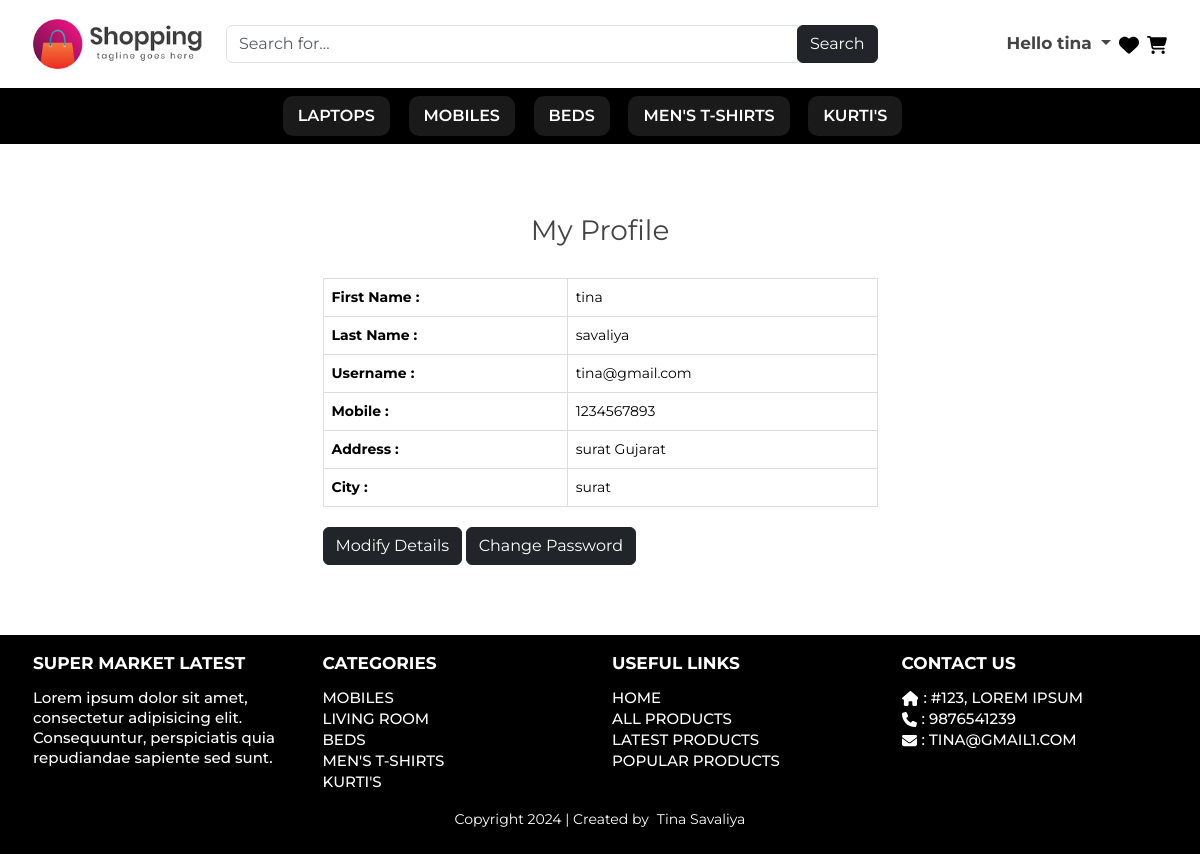
/user_profile.php (signed in), run on the app's committed database.
### tables this page shows
CREATE TABLE IF NOT EXISTS `options` (
  `s_no` int NOT NULL AUTO_INCREMENT,
  `site_name` varchar(100) NOT NULL,
  `site_title` varchar(100) DEFAULT NULL,
  `site_logo` varchar(100) NOT NULL,
  `site_desc` varchar(255) DEFAULT NULL,
  `footer_text` varchar(100) NOT NULL,
  `currency_format` varchar(20) NOT NULL,
  `contact_phone` varchar(15) DEFAULT NULL,
  `contact_email` varchar(100) DEFAULT NULL,
  `contact_address` varchar(255) DEFAULT NULL,
  PRIMARY KEY (`s_no`)
);

CREATE TABLE IF NOT EXISTS `sub_categories` (
  `sub_cat_id` int NOT NULL AUTO_INCREMENT,
  `sub_cat_title` varchar(100) NOT NULL,
  `cat_parent` int NOT NULL,
  `cat_products` int NOT NULL DEFAULT '0',
  `show_in_header` tinyint NOT NULL DEFAULT '1',
  `show_in_footer` tinyint NOT NULL DEFAULT '1',
  PRIMARY KEY (`sub_cat_id`)
);

CREATE TABLE IF NOT EXISTS `user` (
  `user_id` int NOT NULL AUTO_INCREMENT,
  `f_name` varchar(50) NOT NULL,
  `l_name` varchar(50) NOT NULL,
  `username` varchar(50) NOT NULL,
  `email` varchar(50) NOT NULL,
  `password` varchar(50) NOT NULL,
  `mobile` varchar(15) NOT NULL,
  `address` text NOT NULL,
  `city` text NOT NULL,
  `user_role` int DEFAULT '1',
  PRIMARY KEY (`user_id`)
);

### config.php (called while the page is built, shortened)
<?php
$hostname = "http://localhost/online-shopping";
?>

### user_profile.php (the view, shortened to what this page needs)
<?php
include 'config.php';
include 'header.php'; ?>
<div id="user_profile-content" class="section-padding bg-white">
    <div class="container">
        <div class="row justify-content-center">
            <div class="col-md-offset-3 col-md-6">
                <h2 class="section-head">My Profile</h2>
                <?php
                $user_id = $_SESSION["user_id"];
                $sql = "SELECT * FROM user WHERE user_id = '{$user_id}'";
                $result = mysqli_query($conn, $sql) or die("Query Failed");
                if ($row2 = mysqli_fetch_assoc($result)) {
                    ?>
                    <table class="table table-bordered table-responsive">
                        <tr>
                            <td><b>First Name :</b></td>
                            <td><?php echo $row2["f_name"]; ?></td>
                        </tr>
                        <tr>
                            <td><b>Last Name :</b></td>
                            <td><?php echo $row2["l_name"]; ?></td>
                        </tr>
                        <tr>
                            <td><b>Username :</b></td>
                            <td><?php echo $row2["username"]; ?></td>
                        </tr>
                        <tr>
                            <td><b>Mobile :</b></td>
                            <td><?php echo $row2["mobile"]; ?></td>
                        </tr>
                        <tr>
                            <td><b>Address :</b></td>
                            <td><?php echo $row2["address"]; ?></td>
                        </tr>
                        <tr>
                            <td><b>City :</b></td>
                            <td><?php echo $row2["city"]; ?></td>
                        </tr>
                    </table>
                    <?php
                } else {
                    echo "No user found.";
                }
                ?>
                <a class="btn btn-dark" href="edit_user.php?user=<?php echo $_SESSION['user_id']; ?>">Modify Details</a>
                <a class="btn btn-dark" href="change_password.php">Change Password</a>
            </div>
        </div>
    </div>
</div>
<?php include 'footer.php';
?>

### header.php (shortened to what this page needs)
<!DOCTYPE html>
<html lang="en">
<head>
    <link rel="stylesheet" href="https://cdnjs.cloudflare.com/ajax/libs/slick-carousel/1.9.0/slick.min.css" />
    <link rel="stylesheet" href="https://cdnjs.cloudflare.com/ajax/libs/bootstrap/5.3.3/css/bootstrap.min.css" />
    <link rel="stylesheet" href="./css/stylesheet.css?v=<?php echo time(); ?>">
</head>
<body>
    <div id="header">
        <div class="container">
            <div class="row align-items-center">
                <div class="col-md-2">
                    <?php
                    include "config.php";
                    $sql = "select site_logo, site_name from options";
                    $result = mysqli_query($conn, $sql) or die("Query Failed");
                    $row = mysqli_fetch_assoc($result);
                    if (!empty($row['site_logo'])) { ?>
                        <a href="<?php echo $hostname; ?>" class="logo-img desktop-logo"><img src="images/<?php echo $row['site_logo']; ?>" alt="desktop logo"></a>
                    <?php } else { ?>
                        <a href="<?php echo $hostname; ?>" class="logo"><?php echo $row['site_name']; ?></a>
                    <?php } ?>
                </div>
                <div class="col-md-7 col-12">
                    <form action="search.php" method="GET">
                        <div class="search-wrapper search">
                            <div class="search-main">
                                <div class="input-group">
                                    <input type="text" class="form-control" name="search" placeholder="Search for...">
                                    <span class="input-group-btn">
                                        <input class="btn btn-dark" type="submit" value="Search" />
                                    </span>
                                </div>
                            </div>
                        </div>
                    </form>
                </div>
                <div class="col-md-3 d-flex user-profile-menu align-items-center justify-content-end">
                    <ul class="header-info d-flex align-items-center gap-2">
                        <li class="">
                            <a class="dropdown-toggle text-gray fs-17 fw-700" href="#" type="button" data-bs-toggle="dropdown" aria-expanded="false">
                                <?php
                                if (isset($_SESSION["user_role"])) { ?>
                                    Hello <?php echo $_SESSION["username"]; ?>
                                <?php  } else { ?>
                                    <svg xmlns="http://www.w3.org/2000/svg" viewBox="0 0 448 512" height="19px" width="19px">
                                        <path d="M224 256A128 128 0 1 0 224 0a128 128 0 1 0 0 256zm-45.7 48C79.8 304 0 383.8 0 482.3C0 498.7 13.3 512 29.7 512H418.3c16.4 0 29.7-13.3 29.7-29.7C448 383.8 368.2 304 269.7 304H178.3z" />
                                    </svg>
                                <?php  } ?>
                            </a>
                        </li>
                        <li>
                            <a href="wishlist.php">
                            </a>
                        </li>
                        <li>
                            <a href="cart.php">
                            </a>
                        </li>
                    </ul>
                </div>
                <div class="col-lg-none col-md-7">
                    <ul class="d-flex position-absolute responsive-icon p-2">
                    </ul>
                </div>
            </div>
        </div>
    </div>
    <div id="header-menu" class="bg-black">
        <div class="container-fluid">
            <ul class="menu-list">
                <?php
                $sql1 = "SELECT cat_products, sub_cat_id, sub_cat_title FROM sub_categories WHERE cat_products > 0 AND show_in_header = '1'";
                $result1 = mysqli_query($conn, $sql1) or die("Query Failed");
                if (mysqli_num_rows($result1) > 0) {
                    while ($row1 = mysqli_fetch_assoc($result1)) { ?>
                        <li><a href="category.php?cat=<?php echo $row1['sub_cat_id']; ?>"><?php echo $row1['sub_cat_title']; ?></a></li>
                <?php }
                }
                ?>
            </ul>
        </div>
    </div>

### footer.php (shortened to what this page needs)
<div id="footer" class="float-start w-100 bg-black py-lg-3 py-2">
    <div class="container">
        <div class="row">
            <div class="col-md-3">
                <?php
                $sql1 = "SELECT site_name, footer_text, site_desc, contact_phone, contact_email, contact_address FROM options";
                $row = mysqli_query($conn, $sql1) or die("Query Failed");
                $result = mysqli_fetch_assoc($row); ?>
                <h3><?php echo $result['site_name']; ?></h3>
                <p><?php echo $result['site_desc']; ?></p>
            </div>
            <div class="col-md-3">
                <h3 class="fs-20 fw-700">Categories</h3>
                <ul class="menu-list pb-lg-3 pb-2">
                    <?php
                    $sql2 = "select * from sub_categories where cat_products > 0 AND show_in_footer ='1'";
                    $result2 = mysqli_query($conn, $sql2) or die("Query Failed");
                    if (mysqli_num_rows($result2) > 0) {
                        while ($res = mysqli_fetch_assoc($result2)) { ?>
                            <li><a href="category.php?cat=<?php echo $res['sub_cat_id']; ?>"><?php echo $res['sub_cat_title']; ?></a></li>
                    <?php }
                    } ?>
                </ul>
            </div>
            <div class="col-md-3 col-12">
                <h3>Useful Links</h3>
                <ul class="menu-list pb-lg-3 pb-2">
                    <li><a href="<?php echo $hostname; ?>">Home</a></li>
                    <li><a href="all_products.php">All Products</a></li>
                    <li><a href="latest_products.php">Latest Products</a></li>
                    <li><a href="popular_products.php">Popular Products</a></li>
                </ul>
            </div>
            <div class="col-md-3 col-12">
                <h3>Contact Us</h3>
                <ul class="menu-list pb-lg-3 pb-2">
                    <?php if (!empty($result['contact_address'])) { ?>
                        <li><span>: <?php echo $result['contact_address']; ?></span></li>
                    <?php } ?>
                    <?php if (!empty($result['contact_phone'])) { ?>
                        <li></i><span>: <?php echo $result['contact_phone']; ?></span></li>
                    <?php } ?>
                    <?php if (!empty($result['contact_email'])) { ?>
                        <li><span>: <?php echo $result['contact_email']; ?></span></li>
                    <?php } ?>
                </ul>
            </div>
            <div class="col-md-12">
                <span class="text-white text-center d-flex align-items-center justify-content-center pb-2"><?php echo $result['footer_text'] ?> | Created by <a href="https://www.yahoobaba.net" target="_blank" class="text-white ms-2"> Tina Savaliya</a></span>
            </div>
        </div>
    </div>
</div>
</body>
</html>

### css/stylesheet.css (style rules this page uses)
* { outline: none !important; -webkit-box-sizing: border-box; box-sizing: border-box; }
ul, ol { padding: 0px; margin: 0px; }
ul li, ol li { list-style-type: none; margin: 0; padding: 0; }
p, h1, h2, h3, h4, h5, h6 { padding: 0; margin: 0; }
a, a:hover, a:focus, a:active { outline: none !important; text-decoration: none; }
body { font-family: "Montserrat", sans-serif; font-size: 14px; }
img { max-width: 100%; display: block; }
.container { max-width: 1174px; padding: 0 20px; margin: auto; }
.section-padding { padding: 70px 0; float: left; width: 100%; }
.text-gray { color: #444; }
.fs-20 { font-size: 20px; }
.fs-17 { font-size: 17px; }
.fw-700 { font-weight: 700; }
#header .header-info li a { position: relative; }
#header { padding-top: 15px; padding-bottom: 15px; }
#header-menu .menu-list { padding: 8px 15px; text-align: center; }
#header-menu .menu-list li { display: inline-block; }
#header-menu .menu-list li a { color: #fff; background-color: rgba(255, 255, 255, 0.1); font-size: 16px; font-weight: 600; text-transform: uppercase; padding: 8px 15px; margin: 0 15px 0 0; border-radius: 10px; display: block; transition: all 0.3s; text-decoration: none; }
.table-bordered { border: 1px solid #ddd; }
.table { width: 100%; max-width: 100%; margin-bottom: 20px; }
.section-head { text-align: center; color: #444; font-size: 28px; font-weight: 400; text-transform: capitalize; margin: 0 0 30px; }
#footer .menu-list li span, #footer .menu-list li a, #footer p { color: #fff; font-size: 15px; line-height: 20px; font-weight: 500; }
#footer .menu-list li span { margin-left: 5px; }
#footer h3 { color: #fff; font-size: 17px; line-height: 25px; margin-bottom: 10px; font-weight: 700; }
#footer .menu-list li span, #footer .menu-list li a, #footer h3 { text-transform: uppercase; display: inline-block; }
#footer h3::after { content: ""; display: block; background-color: #fff; height: 2px; width: 0; margin: 5px 0 0; transition: all 0.2s ease-out; margin: auto; }
.search-wrapper { padding: 10px 0; }
.responsive-icon { position: absolute; top: 0; right: 0; gap: 5px; }

### data on the page
options: site_logo (picture), site_name "SUPER MARKET LATEST", site_desc "Lorem ipsum dolor sit amet, consectetur adipisicing elit. Consequuntur, perspiciatis quia repudiandae sapiente sed sunt.", contact_address "#123, LOREM IPSUM", contact_phone "9876541239", contact_email "TINA@GMAIL1.COM", footer_text "Copyright 2024"
sub_categories: sub_cat_title "LAPTOPS"
sub_categories: sub_cat_title "MOBILES"
sub_categories: sub_cat_title "BEDS"
sub_categories: sub_cat_title "MEN'S T-SHIRTS"
sub_categories: sub_cat_title "KURTI'S"
user: f_name "tina", l_name "savaliya", username "tina@gmail.com", mobile "1234567893", address "surat Gujarat", city "surat"
sub_categories: sub_cat_title "LIVING ROOM"

### other printed values
$_SESSION["username"] "tina"
